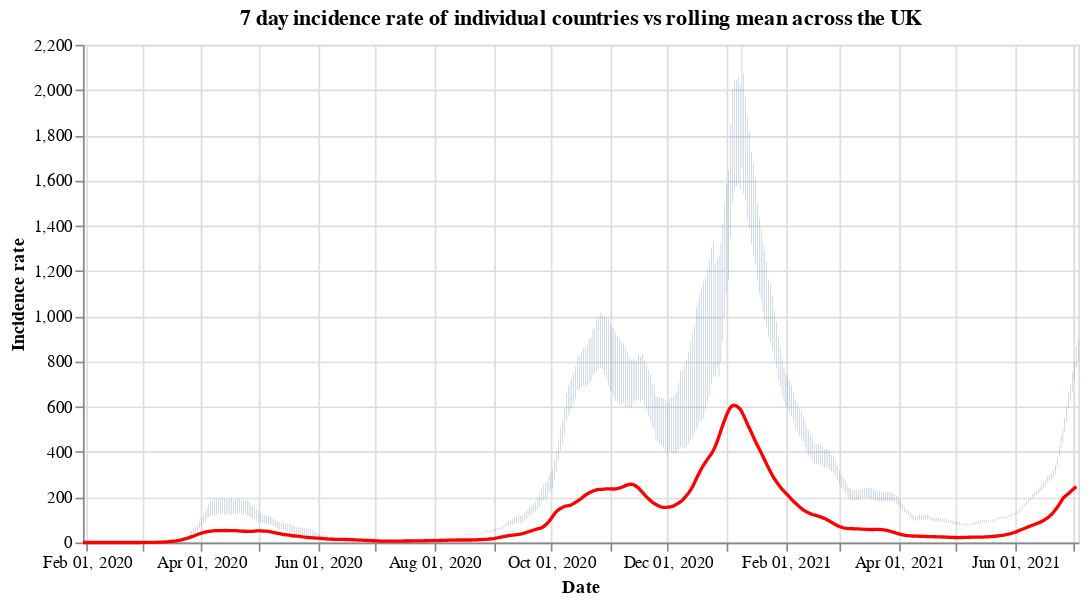

Write notebook code for a chart like this one.
### Code cell
#collapse
countries = uk_cases['areaName'].unique()
countries.sort()

selection = alt.selection_single(
    name='Select',
    fields=['areaName'],
    init={'areaName': 'Wales'},
    bind={'areaName': alt.binding_select(options=countries)}
)

# scatter plot, modify opacity based on selection
bars = alt.Chart(uk_cases).mark_bar().add_selection(
    selection
).encode(
    x=alt.X("yearmonthdate(date):T", axis=alt.Axis(title='Date')),
    y=alt.Y("weeklyCasesRate:Q", axis=alt.Axis(title='Incidence rate')),
    tooltip='weeklyCasesRate:Q',
    opacity=alt.condition(selection, alt.value(1), alt.value(0))
).properties(title=f'7 day incidence rate of individual countries vs rolling mean across the UK', width=600)

line = alt.Chart(overview_cases).mark_line(
    color='red',
    size=2,
).transform_window(
    rolling_mean='mean(weeklyCasesRate)',
    frame=[0, 7]
).encode(
    x='yearmonthdate(date):T',
    y='rolling_mean:Q'
)

alt.layer(bars, line)

### Figure 1 — Vega-Lite specification as saved in the notebook (floating-point values rounded to 4 significant figures; data arrays with more than 128 entries replaced by an {"elided": "..."} marker saying what was removed)
{"config": {"view": {"continuousWidth": 400, "continuousHeight": 300}}, "layer": [{"data": {"name": "data-a202bf86b6db6ddda2c67c689fceb66d"}, "mark": "bar", "encoding": {"opacity": {"condition": {"value": 1, "selection": "Select"}, "value": 0}, "tooltip": {"type": "quantitative", "field": "weeklyCasesRate"}, "x": {"type": "temporal", "axis": {"title": "Date"}, "field": "date", "timeUnit": "yearmonthdate"}, "y": {"type": "quantitative", "axis": {"title": "Incidence rate"}, "field": "weeklyCasesRate"}}, "selection": {"Select": {"type": "single", "fields": ["areaName"], "init": {"areaName": "Wales"}, "bind": {"areaName": {"input": "select", "options": ["England", "Northern Ireland", "Scotland", "Wales"]}}}}, "title": "7 day incidence rate of individual countries vs rolling mean across the UK", "width": 600}, {"data": {"name": "data-1c3ee6743fe0f2daba8c46ee7d458577"}, "mark": {"type": "line", "color": "red", "size": 2}, "encoding": {"x": {"type": "temporal", "field": "date", "timeUnit": "yearmonthdate"}, "y": {"type": "quantitative", "field": "rolling_mean"}}, "transform": [{"window": [{"op": "mean", "field": "weeklyCasesRate", "as": "rolling_mean"}], "frame": [0, 7]}]}], "$schema": "https://vega.github.io/schema/vega-lite/v4.8.1.json", "datasets": {"data-a202bf86b6db6ddda2c67c689fceb66d": {"elided": "1992 records"}, "data-1c3ee6743fe0f2daba8c46ee7d458577": {"elided": "521 records"}}}
